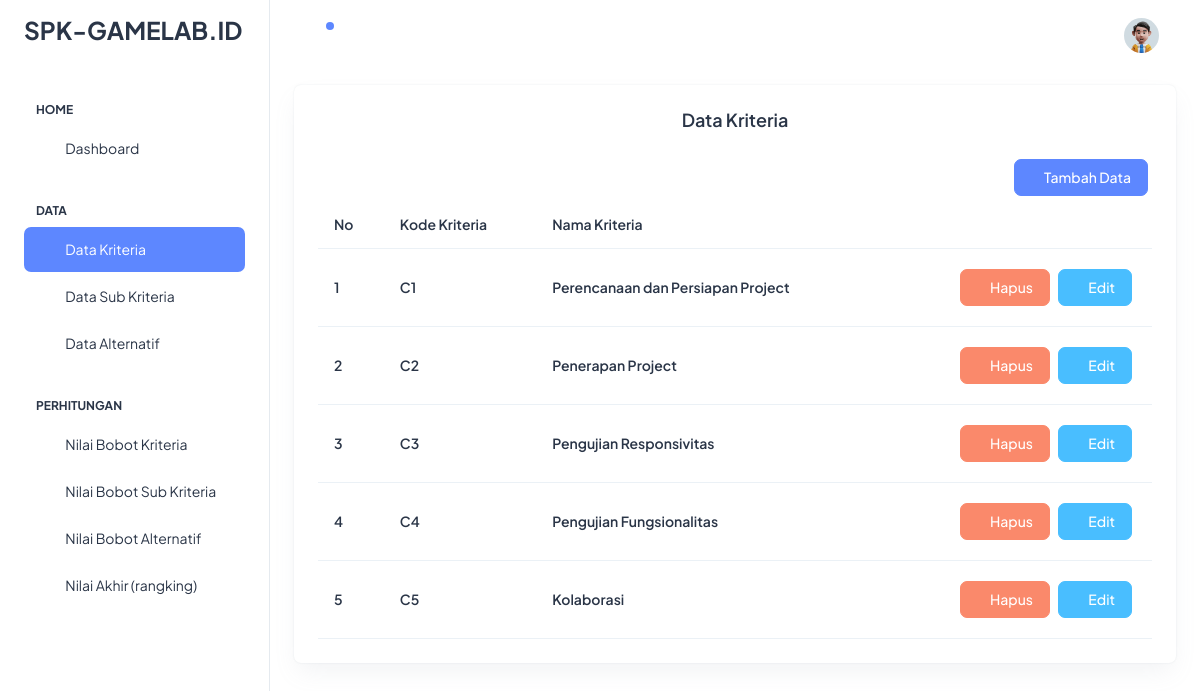
The app's page /index.php?m=kriteria (signed in) with its own data.
### tables this page shows
CREATE TABLE `tb_kriteria` (
  `kode_kriteria` varchar(16) NOT NULL,
  `nama_kriteria` varchar(256) DEFAULT NULL
);

### config.php (called while the page is built)
<?php
    $config["server"] = 'localhost';
    $config["username"] = 'root';
    $config["password"] = '';
    $config["database_name"] = 'ahp_gamelab';
?>

### functions.php (called while the page is built, shortened)
<?php
include 'config.php';
include 'includes/db.php';
$db = new DB($config['server'], $config['username'], $config['password'], $config['database_name']);
include 'includes/general.php';

### includes/general.php (called while the page is built, shortened)
<?php
function esc_field($str)
{
    return addslashes($str);
}

### includes/db.php (called while the page is built, shortened)
<?php
class DB
{
    var $conn = null;
    public function __construct($host, $username, $passwd, $dbname)
    {
        $this->conn = mysqli_connect($host, $username, $passwd, $dbname);
    }
    public function query($sql)
    {
        $query = mysqli_query($this->conn, $sql) or die('<pre>Error mysqli_query: ' . mysqli_error($this->conn) . '<br />' . $sql . '</pre>');
        return $query;
    }
    public function get_results($sql)
    {
        $query = $this->query($sql);
        $arr = [];
        while ($row = mysqli_fetch_object($query)) {
            $arr[] = $row;
        }
        return $arr;
    }
}

### kriteria.php (the view, shortened to what this page needs)
<div class="row">
            <div class="col-lg-12 d-flex align-items-stretch">
                <div class="card w-100">
                  <div class="card-body p-4">
                    <h5 class="card-title fw-semibold mb-4"><center>Data Kriteria</center></h5>
                    <div class="row">
                    <div class="col-sm-12 col-xl-12">
                        <a type="button" class="btn btn-primary m-1 float-end" href="?m=kriteria_tambah"><i class="ti ti-plus"></i> Tambah Data</button></a>
                    </div>
                    </div>
                    <div class="table-responsive">
                        <table class="table mb-0 align-middle display" id="myTable">
                            <thead class="text-dark fs-4">
                              <tr>
                                <th class="border-bottom-2">
                                  <h6 class="fw-semibold mb-0">No</h6>
                                </th>
                                <th class="border-bottom-2">
                                    <h6 class="fw-semibold mb-0">Kode Kriteria</h6>
                                  </th>
                                <th class="border-bottom-2">
                                  <h6 class="fw-semibold mb-0">Nama Kriteria</h6>
                                </th>
                                <th class="border-bottom-2">
                                </th>
                              </tr>
                            </thead>
                            <tbody>
                            <?php
                                $q = esc_field(isset($_GET['q'])?$_GET['q']:'');
                                $rows = $db->get_results("SELECT * FROM tb_kriteria WHERE nama_kriteria LIKE '%$q%' ORDER BY kode_kriteria");
                                $no = 0;
                                foreach ($rows as $row) :
                            ?>
                              <tr>
                                <td class="border-bottom-2">
                                    <h6 class="fw-semibold mb-0"><?= ++$no ?></h6>
                                </td>
                                <td class="border-bottom-2">
                                    <h6 class="fw-semibold mb-0"><?= $row->kode_kriteria ?></h6>
                                </td>
                                <td class="border-bottom-2">
                                    <h6 class="fw-semibold mb-0"><?= $row->nama_kriteria ?></h6>
                                </td>
                                <td class="border-bottom-2">
                                    <a type="button" class="btn btn-secondary m-1 float-end" href="?m=kriteria_ubah&ID=<?= $row->kode_kriteria ?>"><i class="ti ti-edit"></i> Edit</a>
                                    <a type="button" class="btn btn-danger m-1 float-end" href="aksi.php?act=kriteria_hapus&ID=<?= $row->kode_kriteria ?>" onclick="return confirm('Anda yakin ingin menghapus Hapus data <?= $row->nama_kriteria ?>?')"><i class="ti ti-trash"></i> Hapus</a>
                                </td>
                              </tr>
                              <?php endforeach ?>
                            </tbody>
                          </table>
                    </div>
                  </div>
                </div>
              </div>
        </div>

### records on screen
tb_kriteria: kode_kriteria "C1", nama_kriteria "Perencanaan dan Persiapan Project"
tb_kriteria: kode_kriteria "C2", nama_kriteria "Penerapan Project"
tb_kriteria: kode_kriteria "C3", nama_kriteria "Pengujian Responsivitas"
tb_kriteria: kode_kriteria "C4", nama_kriteria "Pengujian Fungsionalitas"
tb_kriteria: kode_kriteria "C5", nama_kriteria "Kolaborasi"
